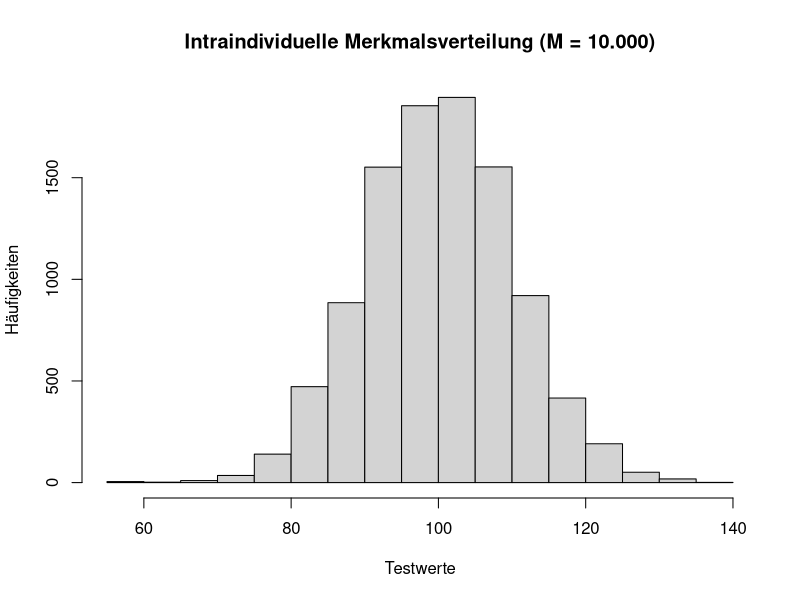
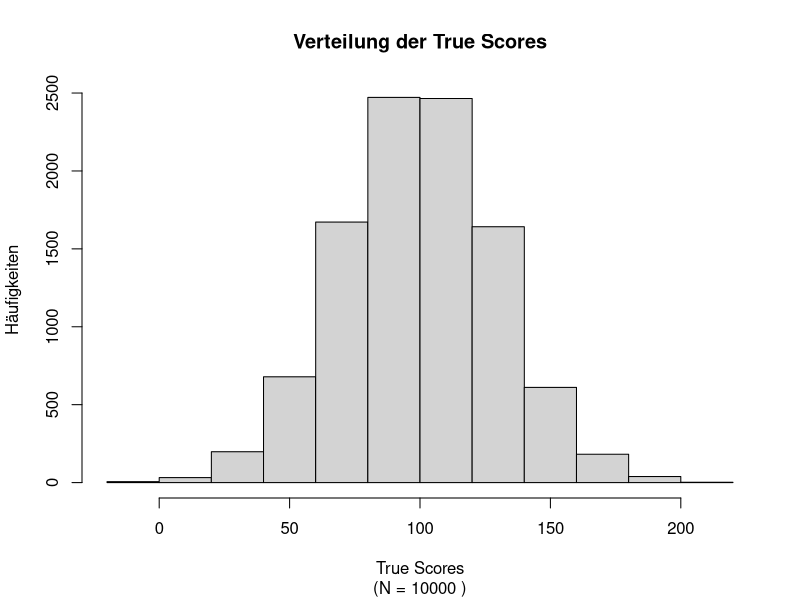
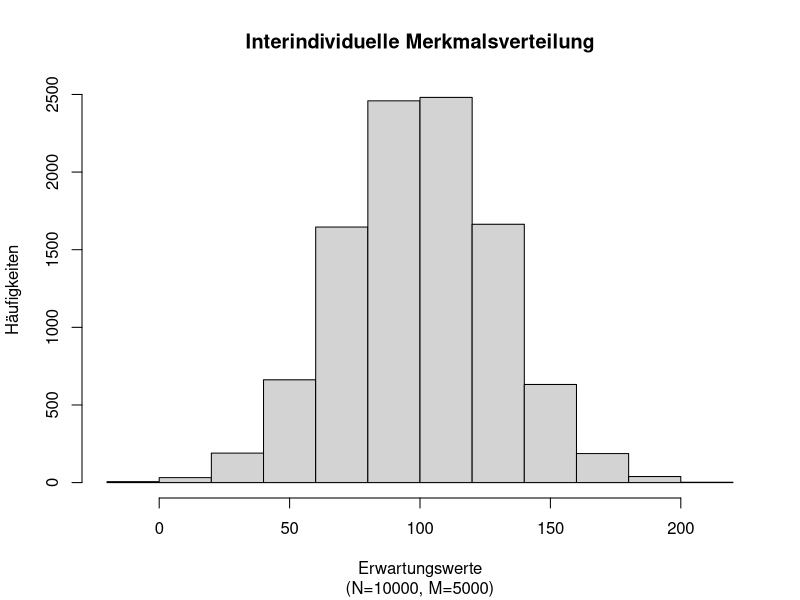
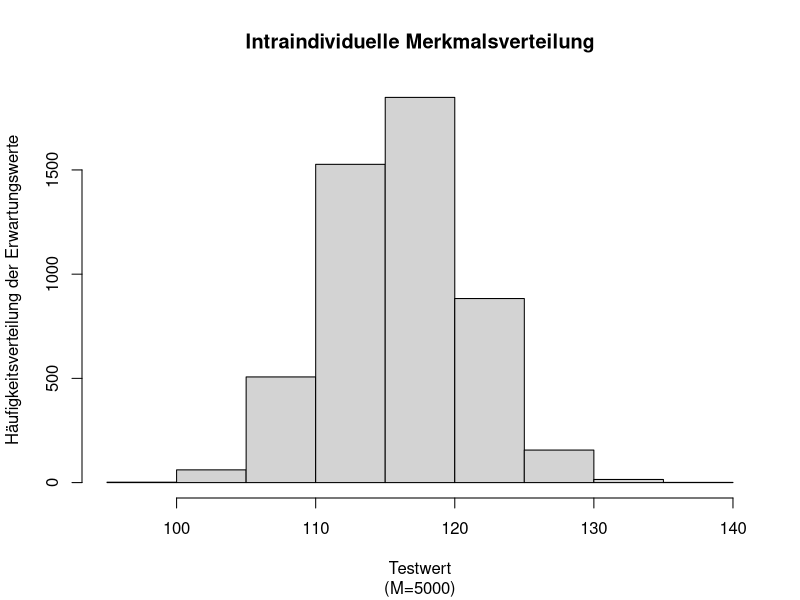

Generate these figures, in order, with R:
###################################
# R Skript zum Übungskurs: 04 KTT # 
##################################ä

# Übungsaufgabe 1 ---------------------------------------------------------

# Alter
#

# Setup
# set.seed(123)
# rm(list = ls())
#
# Wahres Alter
true_age <- 28 #<------------------------------------------ verändere mich!

add_privacy <- function(true_age){
  hot <- sample(c(0,1), 1, replace = TRUE)
  ifelse(hot==1, true_age+1, true_age-1)
}

# Anzahl der Testwiederholungen 
M <- 10 #<------------------------------------------------ verändere mich!
reps <- replicate(M, add_privacy(true_age))
# Erwartungswert von X ; E(X) = T 
(E_X <- mean(reps))

# Waage
#

# Setup
# set.seed(123)
# rm(list = ls())
#
true_weight <- 67 #<---------------------------------------- verändere mich!
crazy_scale <- function(true_weight){
  # 5kg +/- 
  rnorm(1, true_weight, 5)
}
# Anzahl der Messwiederholungen
M <- 10 #<------------------------------------------ verändere mich!
reps <- replicate(M, crazy_scale(true_weight))
mean(reps)

# Übungsaufgabe 2 ---------------------------------------------------------

# Setup
# set.seed(123)
# rm(list = ls()) 
#
# Anzahl der Testwiederholungen 
M <- 10000 #<---------------------------------- verändere mich!
# True Score
T <- 100 
# Messfehler: E(E) = 0
E <- rnorm(M, 0, 10)
# Beobachtungswert 
X <- T + E 
# (Imaginäre) Wiederholung des Test 
reps <- replicate(M, sample(X, 1))

# Output(s)
#
# Intraindividuelle Merkmalsverteilung
hist(reps, 
     main = "Intraindividuelle Merkmalsverteilung (M = 10.000)", 
     xlab = "Testwerte", 
     ylab = "Häufigkeiten")
#     
# Erwartungswert des Individuums bei M Wiederholungen
# E(X) = T = 100 (?)
(E_X <- mean(reps))
#
# Ein zufällig gezogener Beobachtungswert
# .. aus der intraindividuellen Merkmalsverteilung
# .. ein Schätzer für den wahren Wert: 100
(X_i <- sample(X, 1))
cat("Beobachtungswert", X_i, "True Score", T)

# Übungsaufgabe 3 ---------------------------------------------------------

# Setup 
# set.seed(123)
# rm(list = ls())
#
# Populationsgröße 
N <- 10000 #<----------------------------------------------- verändere mich!
# Generierung der True Scores
# 100: Mittlere Intelligenz in der Population
# 30: Abweichungen vom Populationnsmittelwert
T <- round(rnorm(N, 100, 30), digits = 0)
# Anzahl der Testwiederholungen
M <- 5000 #<-------------------------------------------------- verändere mich!
X <- lapply(T, function(T) rnorm(M, T , 5)) ; names(X) <- T

# Outputs
#

# "Verteilung der wahren aber unbekannten Intelligenzwerte 
# ...in der Population
#
hist(T, 
     main = "Verteilung der True Scores", 
     sub =  paste("(N =", N, ")"),
     xlab = "True Scores", 
     ylab = "Häufigkeiten"
     )

# Interindividuelle Merkmalsverteilung
#
hist(rapply(X, mean), 
     main = "Interindividuelle Merkmalsverteilung", 
     sub = paste0("(N=", N, ", M=", M, ")"), 
     xlab = "Erwartungswerte",
     ylab = "Häufigkeiten")

# Mittelwert unserer Population
# ..zur Erinnerung: T = 100
#
mean(rapply(X, mean)) 

# Intraindividuelle Merkmalsverteilung 
# ..ziehe zufällig ein (i=1) Individuum aus der Population
#
i <- 1 
X_i <- sample(X, i)
hist(X_i[[1]],
     main = "Intraindividuelle Merkmalsverteilung",
     sub = paste0("(M=", M, ")"), 
     xlab = "Testwert",
     ylab = "Häufigkeitsverteilung der Erwartungswerte")

# Ziehe zufällig ein Testwert dieser Person 
# ..aus der intraindividuellen Merkmalsverteilung
(X_ij <- sample(X_i[[1]], 1)) #<--------------------------- mehrfach ausführen!
cat("Observed Score:", X_ij, "True Score:", names(X_i))

# Funktion 
# set.seed(123)
# rm(list = ls())
#
# Ziehe zufällig ein Testwert dieser Person 
# ..aus der intraindividuellen Merkmalsverteilung
rsample_i <- function(){
  # Ziehe zufällig ein Individuum 
  (X_i <- sample(X, 1)) 
  # Ziehe zufällig einen Testwert dieses Individuums 
  (X_ij <- sample(X_i[[1]], 1))
  cat(" True Score (T):", names(X_i), "\n", 
      "Testwert (X):", round(X_ij), "\n", 
      "Messfehler (E):", 
      abs(round(X_ij) - as.numeric(names(X_i))))}

# Ziehe zufällig ein Individuum aus der Population
rsample_i() #<------------------------------------------ mehrfach ausführen!

# Übungsaufgabe 5 ---------------------------------------------------------

# Setup
# set.seed(123)
# rm(list = ls())
#
# Populaitonsgröße
N <- 10000
tau <- rnorm(N, mean = 100, 30)
var_epsilon <- 25 # <-------------------------------------- verändere mich!
epsilon <- rnorm(N, 0, var_epsilon) 

# Funktion
# 
reliab <- function(tau, epsilon){
  rel <- var(tau) / var(tau + epsilon)
  cat("Reliabilität der Messung:", rel)
}

reliab(tau, epsilon) #<------------------------------- mehrfach ausführen!

# Exkurs ------------------------------------------------------------------

# Auswkirungen system. Störeinflüsse
# Korrelationen
# ...über alle Fälle hinweg

# Setup
# set.seed(123)
#
n <- 100
x <- rnorm(n)
y <- rnorm(x)
cor(x, y) ; cor(x+3, y) ; cor(x, y + 3) ; cor(x + 3, y + 3)

# Auswikrungen system. Störeinflüsse
# Korrelationen
# ...auf einige (die ersten 50) Probanden  

# Setup
# set.seed(123)
#
x[1:50] <- x[1:50] + 3
cor(x, y) 

# Zusätzlicher Messfehler
x[1:50] <- x[1:50] + 6
cor(x, y) 

# Auswirkungen system. Störeinflüsse
# Regressionsgewichte 
# ...über alle Fälle hinweg

# Setup
# set.seed(123)
#
n <- 100
x <- rnorm(n)
y <- rnorm(x)
# Original result
lm(y ~ x)$coef[[2]] 
# Veränderter Prediktor 
beta_ast <- lm(y ~ I(x+3))$coef[[2]] 
# Manipuliertes Ergebnis
lm(I(y+3) ~ I(x))$coef[[2]] 

# Auswirkungen system. Störeinflüsse
# Regressionsgewichte 
# ...auf einige (die ersten 50) Probanden  

# Setup
# set.seed(123)
#
n <- 100
x <- rnorm(n)
y <- rnorm(x)
x[1:50] <- x[1:50] + 3
beta <- lm(y ~ x)$coef[[2]] 
# Veränderter Prediktor 
x[1:50] <- x[1:50] + 6
# Manipuliertes Ergebnis
lm(y ~ x)$coef[[2]] 
